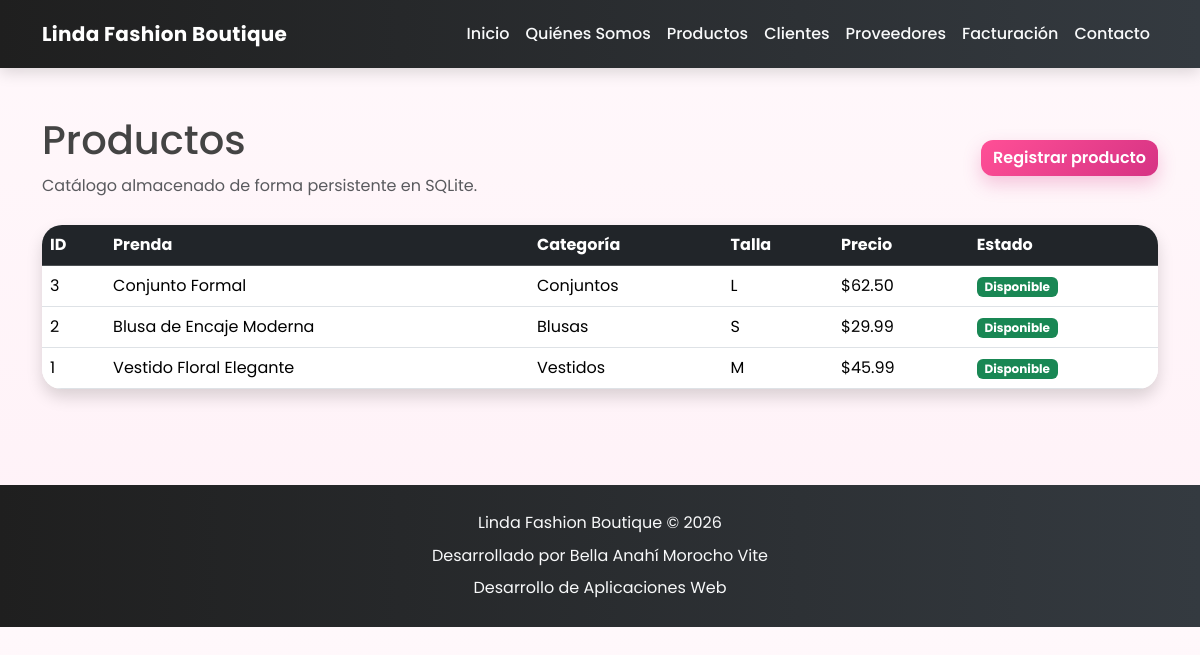
The page /productos on the database its author committed.
### tables this page shows
CREATE TABLE productos (
                id INTEGER PRIMARY KEY AUTOINCREMENT,
                nombre TEXT NOT NULL,
                categoria TEXT NOT NULL,
                descripcion TEXT NOT NULL,
                talla TEXT NOT NULL,
                precio REAL NOT NULL,
                estado TEXT NOT NULL,
                imagen TEXT NOT NULL
            );

### app.py (the view)
@app.route('/productos')
def productos():
    conn = get_connection()
    try:
        registros = conn.execute('SELECT * FROM productos ORDER BY id DESC').fetchall()
    finally:
        conn.close()
    return render_template('productos.html', productos=registros)

### app.py (called while the page is built)
def get_connection():
    conn = sqlite3.connect(DB_PATH)
    conn.row_factory = sqlite3.Row
    conn.execute('PRAGMA foreign_keys = ON')
    return conn

### templates/productos.html (shortened to what this page needs)
{% extends 'base.html' %}
{% block content %}
<main class="container py-5">
    <div class="d-flex justify-content-between align-items-center mb-4 flex-wrap gap-2">
        <div><h1>Productos</h1><p class="text-muted mb-0">Catálogo almacenado de forma persistente en SQLite.</p></div>
        <a class="btn btn-success" href="{{ url_for('formulario_producto') }}">Registrar producto</a>
    </div>
    <div class="card shadow border-0"><div class="card-body p-0"><div class="table-responsive">
        <table class="table table-hover align-middle mb-0">
            <thead class="table-dark"><tr><th>ID</th><th>Prenda</th><th>Categoría</th><th>Talla</th><th>Precio</th><th>Estado</th></tr></thead>
            <tbody>
            {% for producto in productos %}
                <tr><td>{{ producto.id }}</td><td>{{ producto.nombre }}</td><td>{{ producto.categoria }}</td><td>{{ producto.talla }}</td><td>${{ '%.2f'|format(producto.precio) }}</td><td><span class="badge {% if producto.estado == 'Disponible' %}bg-success{% else %}bg-secondary{% endif %}">{{ producto.estado }}</span></td></tr>
            {% else %}<tr><td colspan="6" class="text-center py-4">No existen productos registrados.</td></tr>{% endfor %}
            </tbody>
        </table>
    </div></div></div>
</main>
{% endblock %}

### static/css/style.css (style rules this page uses)
:root { --rosa-principal:#d63384; --rosa-secundario:#ff5ca8; --rosa-claro:#ffe3ef; --rosa-fondo:#fff5f9; --rosa-intenso:#c2185b; --oscuro:#212529; --gris:#6c757d; --blanco:#ffffff; --sombra:0 8px 25px rgba(0,0,0,0.10); --sombra-hover:0 15px 35px rgba(0,0,0,0.18); --radio:18px; }
html { scroll-behavior:smooth; }
body { font-family:'Poppins', sans-serif; background:linear-gradient(to bottom, #fff8fb, #fff1f7); color:#444; margin:0; padding:0; }
.btn { border-radius:12px; font-weight:600; transition:all .3s ease; border:none; }
.btn-success { background:linear-gradient(135deg, #ff4f96, #d63384); color:white; box-shadow:0 8px 18px rgba(214, 51, 132, 0.25); }
p { line-height:1.8; color:#555; }
.card { border:none; border-radius:20px; overflow:hidden; transition:all .35s ease; box-shadow:0 8px 22px rgba(0,0,0,.08); background:var(--blanco); }
.card-body { padding:1.5rem; }

### rows shown on the page
productos: id "3", nombre "Conjunto Formal", categoria "Conjuntos", talla "L", precio "62.50", estado "Disponible"
productos: id "2", nombre "Blusa de Encaje Moderna", categoria "Blusas", talla "S", precio "29.99", estado "Disponible"
productos: id "1", nombre "Vestido Floral Elegante", categoria "Vestidos", talla "M", precio "45.99", estado "Disponible"
